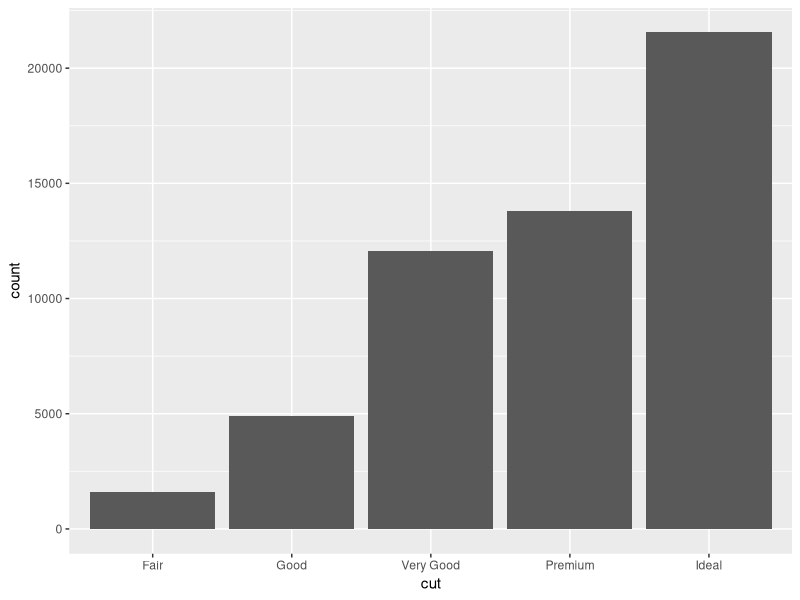
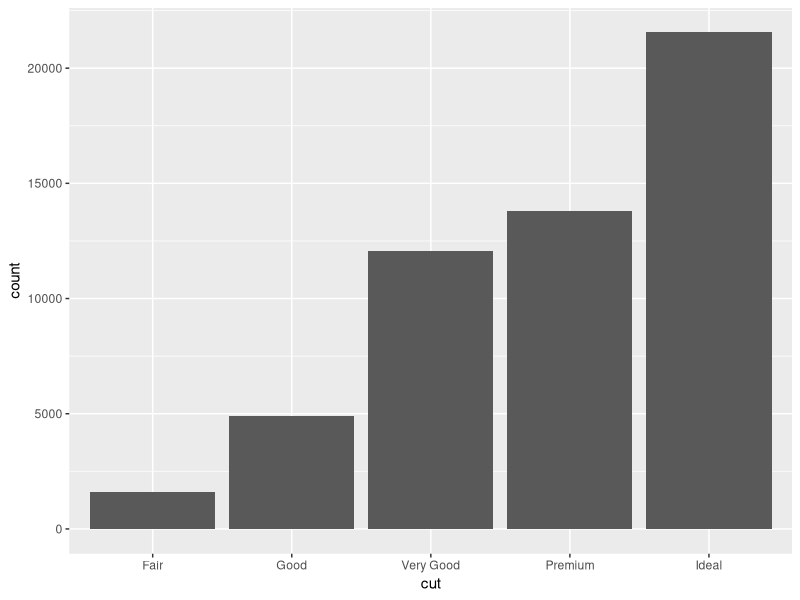
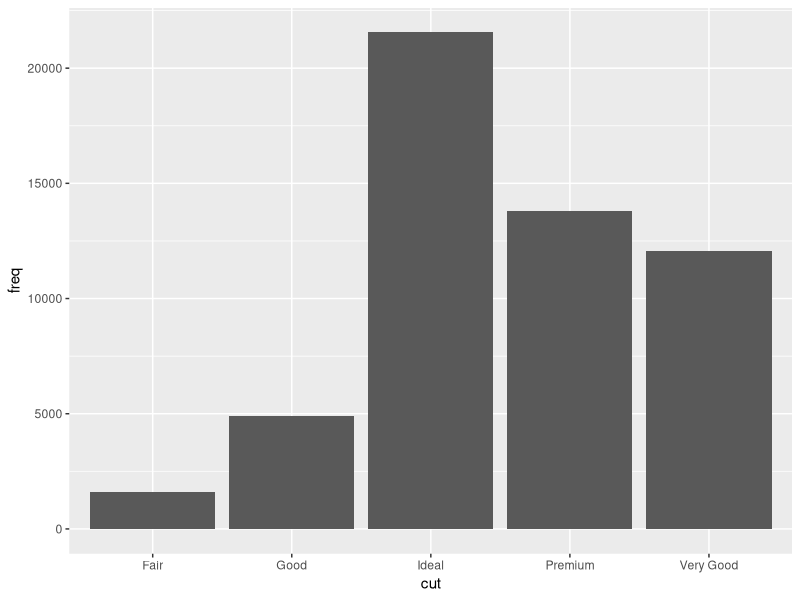
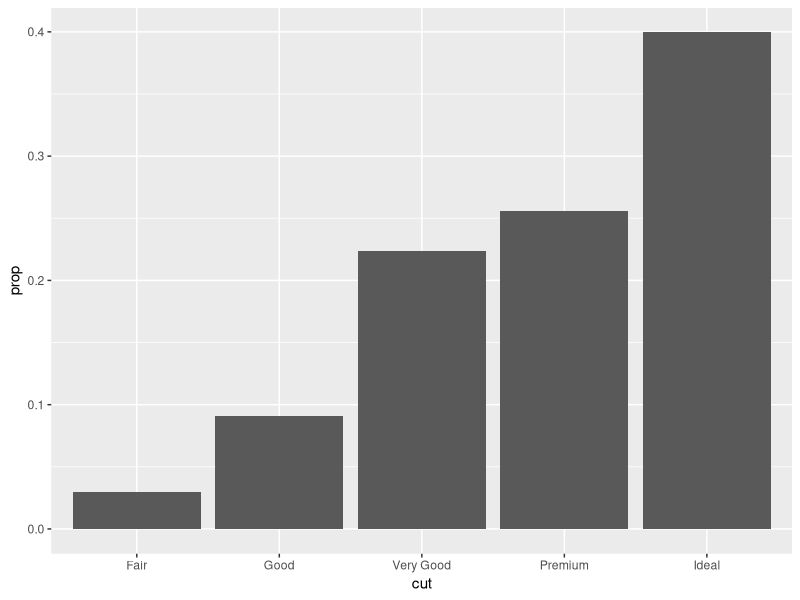
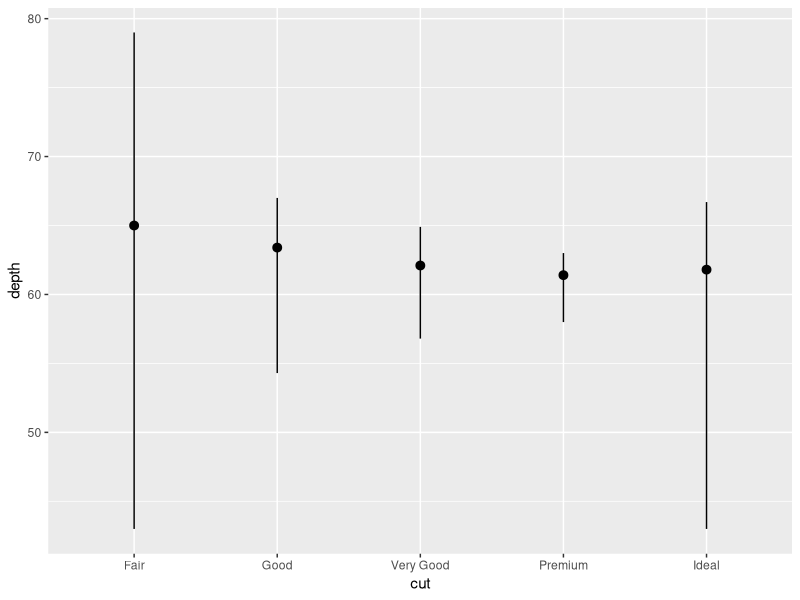
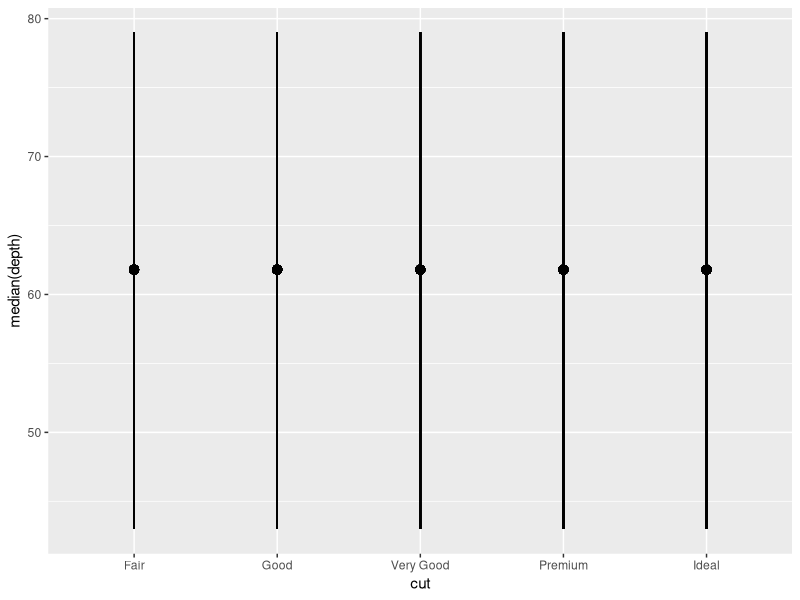
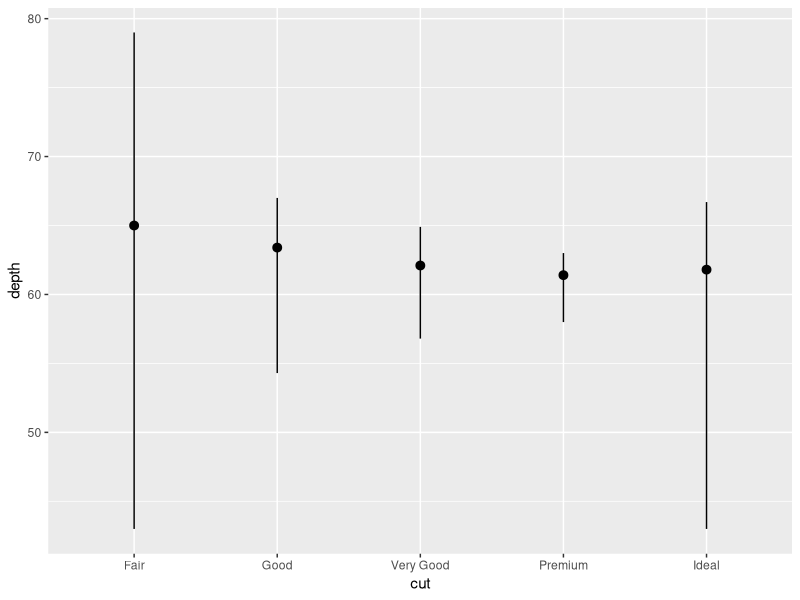
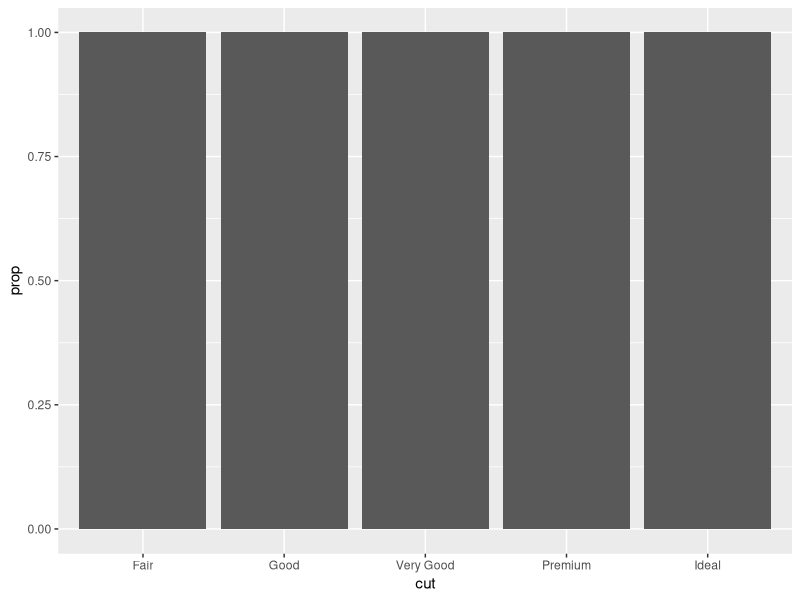

Write the R code that produced these figures, in order.
library("tidyverse")

# diamonds is another dataset in ggplot2

# This shows cut on the x-axis and count on the y-axis
# Count is a variable that geom_bar() has calculated
ggplot(data = diamonds) + 
  geom_bar(mapping = aes(x = cut))

# Some graphs plot raw values, like scatterplots, others calculate new values
# Bar charts and histograms bin your data and then plot bin counts, the amount of data in each bin
# Smoothers fit a model to the data and then plot its predictions
# Boxplots calculate a summary of the distribution and display that

# A stat (short for statistical transformation) is the algorithm used to calculate new values
# for a graph

# You can see the stat that a geom uses by looking at its documentation
?geom_bar()

# Default geoms and stats can be plotted interchangably
# geom_bar() is the default geom for stat_count() and vice versa
ggplot(data = diamonds) + 
  stat_count(mapping = aes(x = cut))

# Usually you don't have to touch the stat, but there are three reasons to use stats explicitly
# 1. To override the default stat
# Here where the freq is already in the data, so you just want the height to be the raw y values
demo <- tribble(
  ~cut,         ~freq,
  "Fair",       1610,
  "Good",       4906,
  "Very Good",  12082,
  "Premium",    13791,
  "Ideal",      21551
)

ggplot(data = demo) +
  geom_bar(mapping = aes(x = cut, y = freq), stat = "identity")

# 2. You might want to override how the transformed variable is presented
# Here we're showing the counts as proportions, rather than raw counts
ggplot(data = diamonds) + 
  geom_bar(mapping = aes(x = cut, y = stat(prop), group = 1))

# 3. You might want to draw attention to the statistical transformation
# This shows attention to the range involved
ggplot(data = diamonds) + 
  stat_summary(
    mapping = aes(x = cut, y = depth),
    fun.min = min,
    fun.max = max,
    fun = median
  )


#### Questions ####
# 1. The default geom for stat_summary() is pointrange()
?stat_summary()
# Recreating the above plot the other way round. This was my (failed) attempt:
ggplot(data = diamonds)+
  geom_pointrange(
    mapping = aes(x = cut, y = median(depth), ymin = min(depth), ymax = max(depth)))
# This is his attempt:
ggplot(data = diamonds)+
  geom_pointrange(
    mapping = aes(x = cut, y = depth), # For mapping, don't need anything funny
    stat = 'summary', # Change the stat to the one we want
    fun.min = min, # Now set components of stats_identity like we did originally
    fun.max = max,
    fun = median
  )


# 2. geom_col() plots the raw data - uses stats_identity() - by default. It expects the height
# of the bars to be in the y axis
?geom_bar

# 3. Pairs of geoms and stats which are usually used together tend to have the same name
# Aside from that, most geoms use identity as their default stat, meaning the raw y values


# 4. stat_smooth() computes a model and plots a prediction from that
# It calculates the predicted value, the upper and lower CI levels and the SE
# It's governed by the method, formula (for custom methods) and a couple of other parameters
?stat_smooth

# 5. Without group = 1, the bars are all full height
# The issue is that the proportions are calculated within-groups, so each proportion is 100% of it's group
ggplot(data = diamonds) + 
  geom_bar(mapping = aes(x = cut, y = after_stat(prop)))
# For this one, you just need to add the group = 1 (idk why exactly)
ggplot(data = diamonds) + 
  geom_bar(mapping = aes(x = cut, y = after_stat(prop), group = 1))

ggplot(data = diamonds) + 
  geom_bar(mapping = aes(x = cut, fill = color, y = after_stat(prop)))
# For this one, the bars need to be normalised (no idea what the ..count.. does exactly)
# Presumably takes a count, but why the full stops?
ggplot(data = diamonds) + 
  geom_bar(mapping = aes(x = cut, fill = color, y = ..count.. / sum(..count..)))
